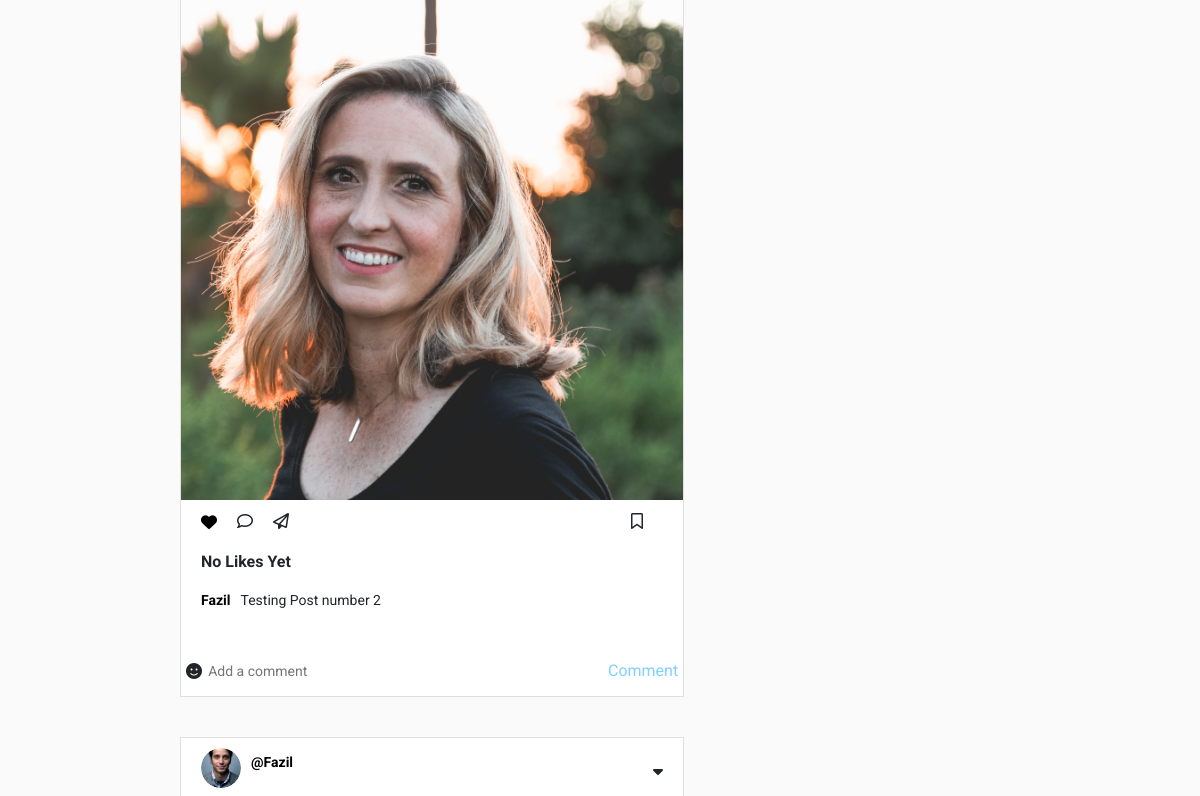
Before: / (signed in, middle part) with the older database file.
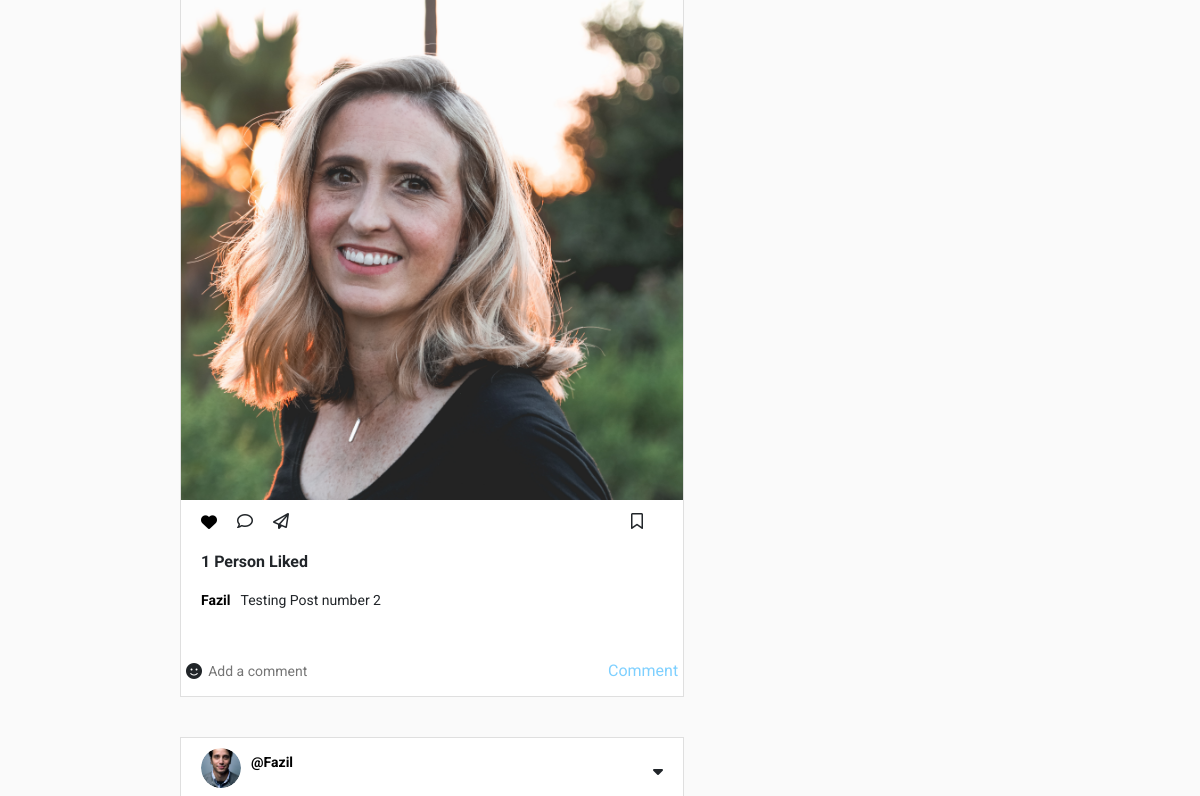
After: the same page with the newer database file.
### main/models.py (models this page shows, shortened)
class PostDB(models.Model):
    id = models.UUIDField(primary_key=True, default=uuid.uuid4)
    user = models.CharField(max_length=100)
    image = models.ImageField(upload_to='Post-Images')
    caption = models.TextField()
    created_at = models.DateTimeField(default=datetime.now)
    no_of_likes = models.IntegerField(default=0)

### main/views.py (the view)
# urls.py: path('', views.Index, name='Index'),
@login_required(login_url='Signin')
def Index(req):
    user_object = User.objects.get(username=req.user.username)
    user_profile = ProfileDB.objects.get(user=user_object)
    post_feed = PostDB.objects.all()
    return render(req, 'index.html', {'user_profile': user_profile, 'posts': post_feed})

### main/templates/index.html (shortened to what this page needs)
<!DOCTYPE html>
{% load static %}
<html lang="en">
<head>
    <link rel="stylesheet" href="https://cdn.jsdelivr.net/npm/bootstrap@5.2.3/dist/css/bootstrap.min.css">
    <link rel="stylesheet" href="{% static 'css/frontend.css' %}">
    <link rel="stylesheet" href="https://cdnjs.cloudflare.com/ajax/libs/font-awesome/6.2.1/css/all.min.css" />
</head>
<body>
    <section class="main">
        <div class="wrapper">
            <div class="left-col">
                {% for post in posts reversed %}
                <div class="post">
                    <div class="info">
                        <div class="user">
                            <div class="profile-pic"><img src="{{ user_profile.profileimg.url }}" alt=""></div>
                            <p class="username"><a href="" style="color: black; cursor: pointer; text-decoration: none;">@{{ post.user }}</a></p>
                        </div>
                        <i class="fa-sharp fa-solid fa-caret-down options"></i>
                    </div>
                    <img src="{{ post.image.url }}" class="post-image" alt="">
                    <div class="post-content">
                        <div class="reaction-wrapper">
                            <a href="/like-post?post_id={{ post.id }}" onclick="change()" id="likebtn"  style="color: black;" ><i class="fa-solid fa-heart"></i></a>
                            <i class="fa-regular fa-comment"></i>
                            <i class="fa-regular fa-paper-plane"></i>
                            <i class="fa-regular fa-bookmark save"></i>
                        </div>
                        {% if post.no_of_likes == 0 %}
                        <p class="likes">No Likes Yet</p>
                        {% elif post.no_of_likes == 1 %}
                        <p class="likes">{{ post.no_of_likes }} Person Liked</p>
                        {% else %}
                        <p class="likes">{{ post.no_of_likes }} Likes</p>
                        {% endif %}
                        <p class="description"><a href="" style="color: black; cursor: pointer; text-decoration: none;"><span>{{ post.user }}</span></a>{{ post.caption }}</p>
                    </div>
                    <div class="comment-wrapper">
                        <i class="fa-sharp fa-solid fa-face-smile"></i>
                        <input type="text" class="comment-box" placeholder="Add a comment">
                        <button class="comment-btn">Comment</button>
                    </div>
                </div>
                {% endfor %}
            </div>
            <div class="right-col">
            </div>
        </div>
    </section>
</body>
</html>

Changed rows visible on the page:
changed PostDB "Testing Post number 2": no_of_likes (not shown) → "1"; no_of_likes "No Likes Yet" → "Person Liked"
